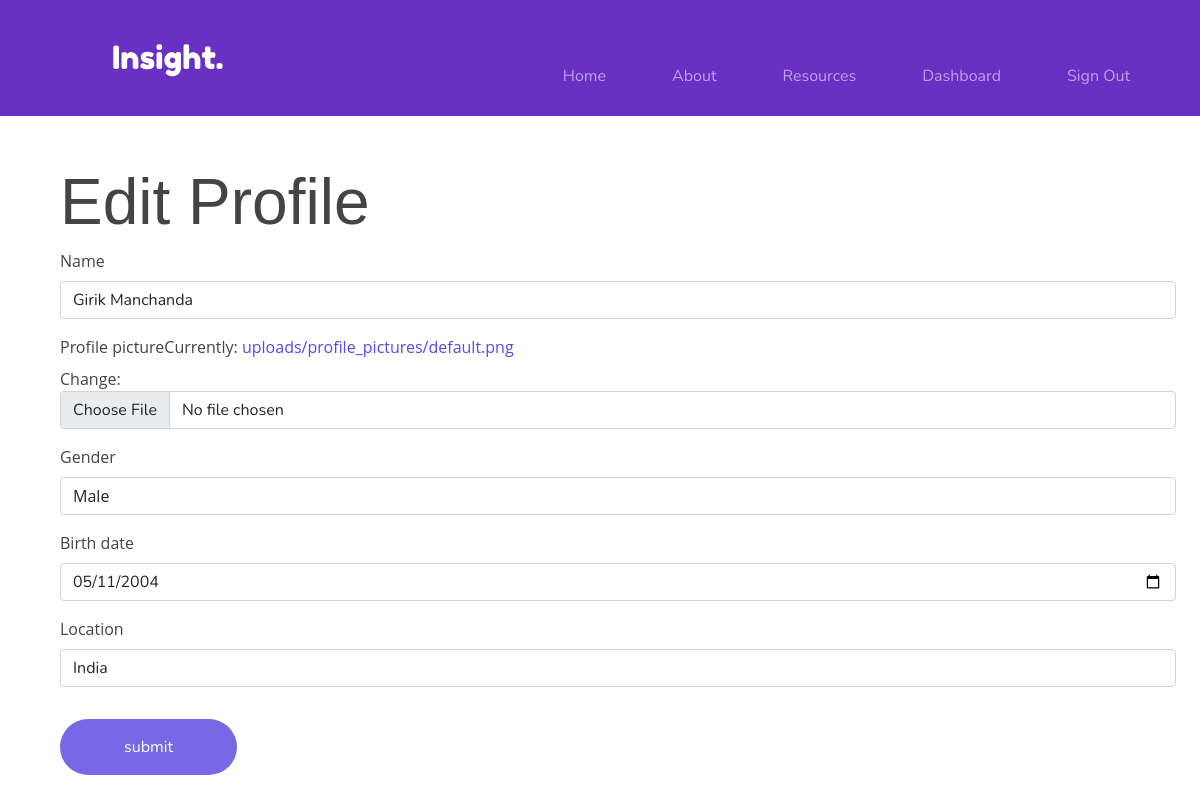
Page /profile/edit/ (signed in) on the committed database.
### accounts/models.py (models this page shows, shortened)
class user_profile(models.Model):
    user = models.OneToOneField(User, primary_key=True, related_name='profile', on_delete=models.CASCADE)
    name = models.CharField(max_length = 150, blank = True, null = True)
    profile_picture = models.ImageField(upload_to='uploads/profile_pictures', default='uploads/profile_pictures/default.png')
    GENDER_CHOICES = (
        ('', 'Choose Your Gender'),
        ('Male', 'Male'),
        ('Female', 'Female'),
        ('Rather Not Say', 'Rather Not Say')
    )
    gender = models.CharField(max_length=14, choices=GENDER_CHOICES)
    birth_date = models.DateField(blank = True, null = True)
    location = models.CharField(max_length = 150, blank = True, null = True)

### accounts/views.py (the view)
# urls.py: path('edit/', views.profile_edit_view, name="edit-user-profile"),
@login_required
def profile_edit_view(request):
    profile = request.user.profile
    form = forms.profile_form(instance=profile)
    if request.method == 'POST':
        form = forms.profile_form(request.POST, request.FILES, instance=profile)
        if form.is_valid():
            form.save()
            return redirect('dashboard')
    context = {'form': form}
    return render(request, 'landing/profile_edit.html', context)

### accounts/forms.py
class profile_form(forms.ModelForm):
    class Meta:
        model = models.user_profile
        fields = ('name','profile_picture', 'gender', 'birth_date', 'location')
        widgets = {
            'birth_date': widgets.DateInput(attrs={'type': 'date'})
        }

### templates/landing/profile_edit.html (shortened to what this page needs)
{% extends "landing/snippets/base.html" %}
{% load static %}
{% load bootstrap4 %}
{% block maincontent %}
<div class="container m-5">
    <h1 class="title-text">Edit Profile</h1>
    <form enctype="multipart/form-data" method="POST">
        {% bootstrap_form form %}
         <input class="mt-3 btn btn-success" type="submit" value="submit">
     </form>
</div>
{% endblock maincontent %}

### static_in_venv/css/styles.css (style rules this page uses)
body { background-image: url('https://s6.gifyu.com/images/Landing.jpg'); background-size: cover; background-position: center center; min-height: 80vh; background-repeat: no-repeat; font-family: 'Nunito', sans-serif; }
h1 { font-size: 4rem; }
.fredoka, h1, h2, h3, h4, h5, h6 { font-family: 'Fredoka One', cursive; }
.nunito, p, input, .btn { font-family: 'Nunito', sans-serif; }
.btn { padding: 1rem 4rem; border-radius: 50px; border: none; cursor: pointer; background-color: #7868E6; }

### static_in_venv/css/home.css (style rules this page uses)
body { font-family: "Open Sans", sans-serif; color: #444444; }
a { color: #5846f9; text-decoration: none; }
h1, h2, h3, h4, h5, h6 { font-family: "Poppins", sans-serif; }

### rows in the picture
user_profile: name "Girik Manchanda", gender "Male", birth_date "05/11/2004", location "India"
